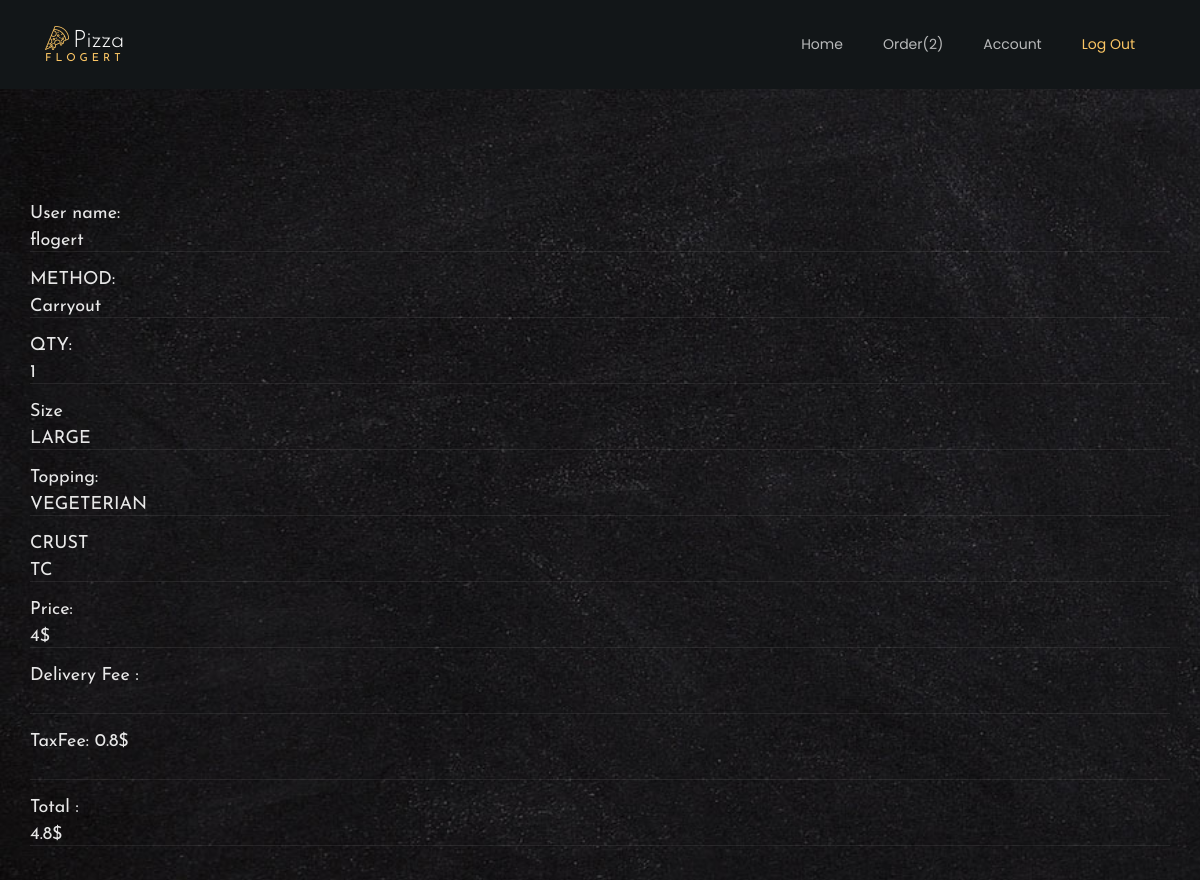
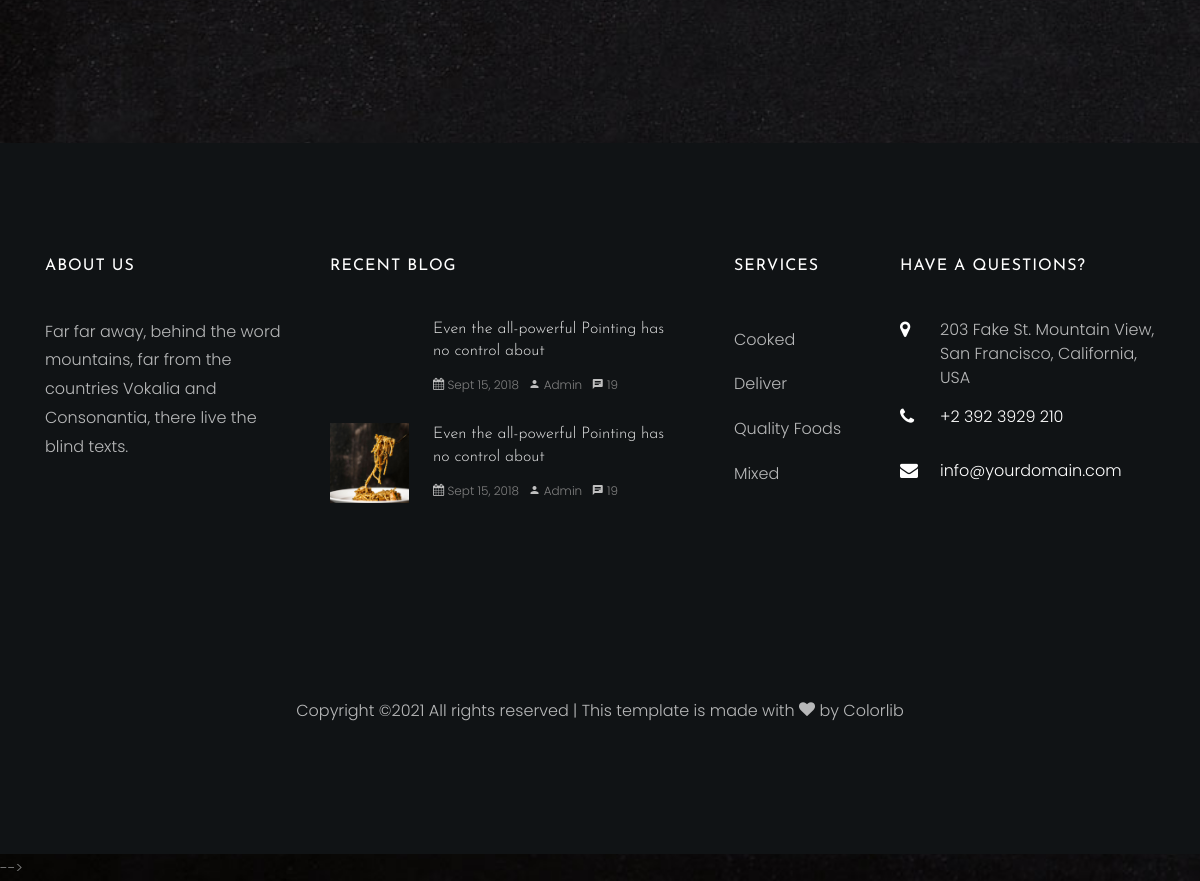
Screenshot of /purchase/14 (signed in) with the database file from the repository (2 pictures, top to bottom).
### myappfinal/models.py (models this page shows)
class User(models.Model):
    first_name = models.CharField(max_length = 60)
    email = models.CharField(max_length = 100 , unique=True)
    last_name = models.CharField(max_length = 60)
    city = models.CharField(max_length = 60)
    adress = models.CharField(max_length = 60)
    state = models.CharField(max_length = 60)
    password = models.CharField(max_length = 150)
    created_at = models.DateTimeField(auto_now_add = True)
    updated_at = models.DateTimeField(auto_now = True)
    objects = UserManager()

class Order(models.Model):
    CARRYOUT = "Carryout"
    DELIVERY = "Delivery"
    method_choices = [
        (CARRYOUT,"carryout"),
        (DELIVERY,"delivery")
    ]
    method = models.CharField(max_length=25,choices=method_choices,default=DELIVERY)
    qty=models.IntegerField(default=1)
    price=models.DecimalField(default=0,decimal_places=0,max_digits=6)
    user = models.ForeignKey(User, related_name="orders", on_delete = models.CASCADE)
    favorite = models.ForeignKey(User, related_name="favorites", on_delete = models.CASCADE,null=True)
    delivery_fee=models.IntegerField(default=0)
    created_at = models.DateTimeField(auto_now_add=True)
    updated_at = models.DateTimeField(auto_now=True)
    objects = UserManager()

class Pizza(models.Model):
    VEGGIE = "VEGETERIAN"
    PEPPERONI= "PEPPERONI"
    MARGHERITA = "MARGHERITA"
    BBQ="BARBEQUE"
    HAWAIIAN="HAWAIIAN"
    BUFFALO="BUFFALO"
    SUPREME="SUPREME"
    type_choices = [
        (VEGGIE,"veggie"),
        (PEPPERONI,"pepperoni"),
        (MARGHERITA,"margherita"),
        (BBQ,"bbq"),
        (HAWAIIAN,"hawaiian"),
        (BUFFALO,"buffalo"),
        (SUPREME,"supreme"),
    ]
    types = models.CharField(max_length=25,choices=type_choices,default=VEGGIE)
    LARGE = "LARGE"
    MEDIUM= "MEDIUM"
    SMALL = "SMALL"
    size_choices= [
        (LARGE,"large"),
        (MEDIUM,"medium"),
        (SMALL,"small"),
    ]
    size=models.CharField(max_length=25,choices=size_choices,default=MEDIUM)
    THIN_CRUST = "THIN CRUST"
    THICK_CRUST = "THICK CRUST"
    crust_choices=[
        (THIN_CRUST , "thin_crust"),
        (THICK_CRUST , "thick_crust"),
    ]
    crust=models.CharField(max_length=32,choices=crust_choices,default= THIN_CRUST)
    order=models.OneToOneField(
        Order,
        on_delete=models.CASCADE,
        related_name="pizza",
    )
    created_at = models.DateTimeField(auto_now_add=True)
    updated_at = models.DateTimeField(auto_now=True)

### myappfinal/views.py (the view)
# urls.py: path('purchase/<str:id>', views.purchase),
def purchase(request,id):
    if 'user_id' not in request.session:
        return redirect('/')
    user = User.objects.get(id=request.session['user_id'])
    order = Order.objects.get(id=id)
    extrafee= (int(order.price) + int(order.delivery_fee))*0.2
    total= int(order.price) + int(order.delivery_fee) + extrafee
    context = {
        'user': user,
        'order': order,
        'extrafee':extrafee,
        'total':total
    }
    return render(request, 'purchase.html', context)

### myappfinal/templates/purchase.html
{% extends 'main.html' %}
{% block content %}
<section class="ftco-section">
    <div class="container">
      <div class="row justify-content-center mb-5 pb-3">
        <h2 class="form-control" >User name: <p>{{user.first_name}}</p></h2> <br>
          <h2 class="form-control" >METHOD:<p>{{order.method}}</p></h2> <br>
         <h2 class="form-control" >QTY:<p>{{order.qty}}</p></h2> <br>
          <h2 class="form-control" >Size <p>{{order.pizza.size}}</p></h2><br>
          <h2 class="form-control" >Topping: <p>{{order.pizza.types}}</p></h2> <br>
          <h2 class="form-control" >CRUST <p>{{order.pizza.crust}}</p></h2> <br>
          <h3 class="form-control" > Price:<p>{{order.price}}$</p></h3> <br>
          <h4 class="form-control" >Delivery Fee : {{order.pizza.delivery_fee}}</h4> <br>
          <h4 class="form-control" >TaxFee: {{extrafee}}$</h4> <br>
          <h1 class="form-control" >Total : <p>{{total}}$</p></h1> <br>
      </div>
    </div>
  </section>
{% endblock %}

### myappfinal/templates/main.html (shortened to what this page needs)
<!DOCTYPE html>
<html lang="en">
  <head>
        {% load static %}
    <link  href="{% static 'css/open-iconic-bootstrap.min.css' %}" rel="stylesheet">
    <link rel="stylesheet" href="{% static 'css/owl.carousel.min.css' %}">
    <link rel="stylesheet" href="{% static 'css/owl.theme.default.min.css' %}">
    <link rel="stylesheet" href="{% static 'css/magnific-popup.css' %}">
    <link rel="stylesheet" href="{% static 'css/animate.css' %}">
    <link rel="stylesheet" href="{% static 'css/aos.css' %}">
    <link rel="stylesheet" href="{% static 'css/ionicons.min.css' %}">
    <link rel="stylesheet" href="{% static 'css/bootstrap-datepicker.css' %}">
    <link rel="stylesheet" href="{% static 'css/jquery.timepicker.css' %}">
    <link rel="stylesheet" href="{% static 'css/flaticon.css' %}">
    <link rel="stylesheet" href="{% static 'css/icomoon.css' %}">
    <link rel="stylesheet" href="{% static 'css/style.css' %}">
  </head>
  <body>
    {% load static %}
  	<nav class="navbar navbar-expand-lg navbar-dark ftco_navbar bg-dark ftco-navbar-light" id="ftco-navbar">
	    <div class="container">
		      <a class="navbar-brand" href="/home"><span class="flaticon-pizza-1 mr-1"></span>Pizza<br><small>Flogert</small></a>
	      <div class="collapse navbar-collapse" id="ftco-nav">
	        <ul class="navbar-nav ml-auto">
	          <li class="nav-item "><a href="/home" class="nav-link">Home</a></li>
	          <li class="nav-item"><a href="/order/add" class="nav-link">Order({{user.orders.count}})</a></li>
	          <li class="nav-item"><a href="/user/edit" class="nav-link">Account</a></li>
	          <li class="nav-item active"><a href="/logout" class="nav-link">Log Out</a></li>
	        </ul>
	      </div>
		  </div>
	  </nav>
    {% block content %}
    {% endblock %}
    <footer class="ftco-footer ftco-section img">
      <div class="container">
        <div class="row mb-5">
          <div class="col-lg-3 col-md-6 mb-5 mb-md-5">
            <div class="ftco-footer-widget mb-4">
              <h2 class="ftco-heading-2">About Us</h2>
              <p>Far far away, behind the word mountains, far from the countries Vokalia and Consonantia, there live the blind texts.</p>
              <ul class="ftco-footer-social list-unstyled float-md-left float-lft mt-5">
              </ul>
            </div>
          </div>
          <div class="col-lg-4 col-md-6 mb-5 mb-md-5">
            <div class="ftco-footer-widget mb-4">
              <h2 class="ftco-heading-2">Recent Blog</h2>
              <div class="block-21 mb-4 d-flex">
                <a class="blog-img mr-4" style="background-image: url('staticimages/image_1.jpg');"></a>
                <div class="text">
                  <h3 class="heading"><a href="#">Even the all-powerful Pointing has no control about</a></h3>
                  <div class="meta">
                    <div><a href="#"><span class="icon-calendar"></span> Sept 15, 2018</a></div>
                    <div><a href="#"><span class="icon-person"></span> Admin</a></div>
                    <div><a href="#"><span class="icon-chat"></span> 19</a></div>
                  </div>
                </div>
              </div>
              <div class="block-21 mb-4 d-flex">
                <a class="blog-img mr-4" style="background-image: url('static/images/image_2.jpg' );"></a>
                <div class="text">
                  <h3 class="heading"><a href="#">Even the all-powerful Pointing has no control about</a></h3>
                  <div class="meta">
                    <div><a href="#"><span class="icon-calendar"></span> Sept 15, 2018</a></div>
                    <div><a href="#"><span class="icon-person"></span> Admin</a></div>
                    <div><a href="#"><span class="icon-chat"></span> 19</a></div>
                  </div>
                </div>
              </div>
            </div>
          </div>
          <div class="col-lg-2 col-md-6 mb-5 mb-md-5">
             <div class="ftco-footer-widget mb-4 ml-md-4">
              <h2 class="ftco-heading-2">Services</h2>
              <ul class="list-unstyled">
                <li><a href="#" class="py-2 d-block">Cooked</a></li>
                <li><a href="#" class="py-2 d-block">Deliver</a></li>
                <li><a href="#" class="py-2 d-block">Quality Foods</a></li>
                <li><a href="#" class="py-2 d-block">Mixed</a></li>
              </ul>
            </div>
          </div>
          <div class="col-lg-3 col-md-6 mb-5 mb-md-5">
            <div class="ftco-footer-widget mb-4">
            	<h2 class="ftco-heading-2">Have a Questions?</h2>
            	<div class="block-23 mb-3">
	              <ul>
	                <li><span class="icon icon-map-marker"></span><span class="text">203 Fake St. Mountain View, San Francisco, California, USA</span></li>
	                <li><a href="#"><span class="icon icon-phone"></span><span class="text">+2 392 3929 210</span></a></li>
	                <li><a href="#"><span class="icon icon-envelope"></span><span class="text">info@yourdomain.com</span></a></li>
	              </ul>
	            </div>
            </div>
          </div>
        </div>
        <div class="row">
          <div class="col-md-12 text-center">
            <p>
  Copyright &copy;<script>document.write(new Date().getFullYear());</script> All rights reserved | This template is made with <i class="icon-heart" aria-hidden="true"></i> by <a href="https://colorlib.com" target="_blank">Colorlib</a>
  </p>
          </div>
        </div>
      </div>
    </footer>
<script src="{% static 'js/checked' %}"></script> -->
  </body>
</html>

### myappfinal/static/css/icomoon.css (style rules this page uses)
[class^="icon-"], [class*=" icon-"] { font-family: 'icomoon' !important; speak: none; font-style: normal; font-weight: normal; font-variant: normal; text-transform: none; line-height: 1; -webkit-font-smoothing: antialiased; -moz-osx-font-smoothing: grayscale; }
.icon-heart:before { content: "\f004"; }
.icon-map-marker:before { content: "\f041"; }
.icon-calendar:before { content: "\f073"; }
.icon-phone:before { content: "\f095"; }
.icon-envelope:before { content: "\f0e0"; }
.icon-chat:before { content: "\e0b7"; }
.icon-person:before { content: "\e7fd"; }

### rows the page displays
User: orders.count "2", first_name "flogert"
Order: method "Carryout", qty "1", pizza.size "LARGE", pizza.types "VEGETERIAN", pizza.crust "TC", price "4"

### other values shown
{{ extrafee }} "0.8"
{{ total }} "4.8"
